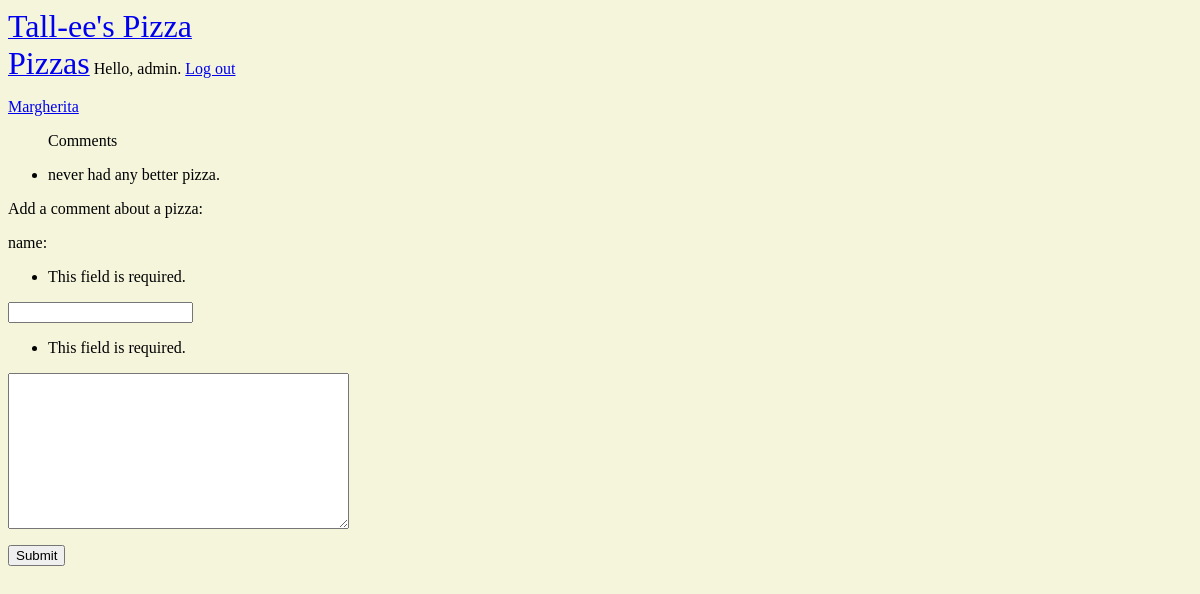
Before: /comments/5/ (signed in) with the older database file.
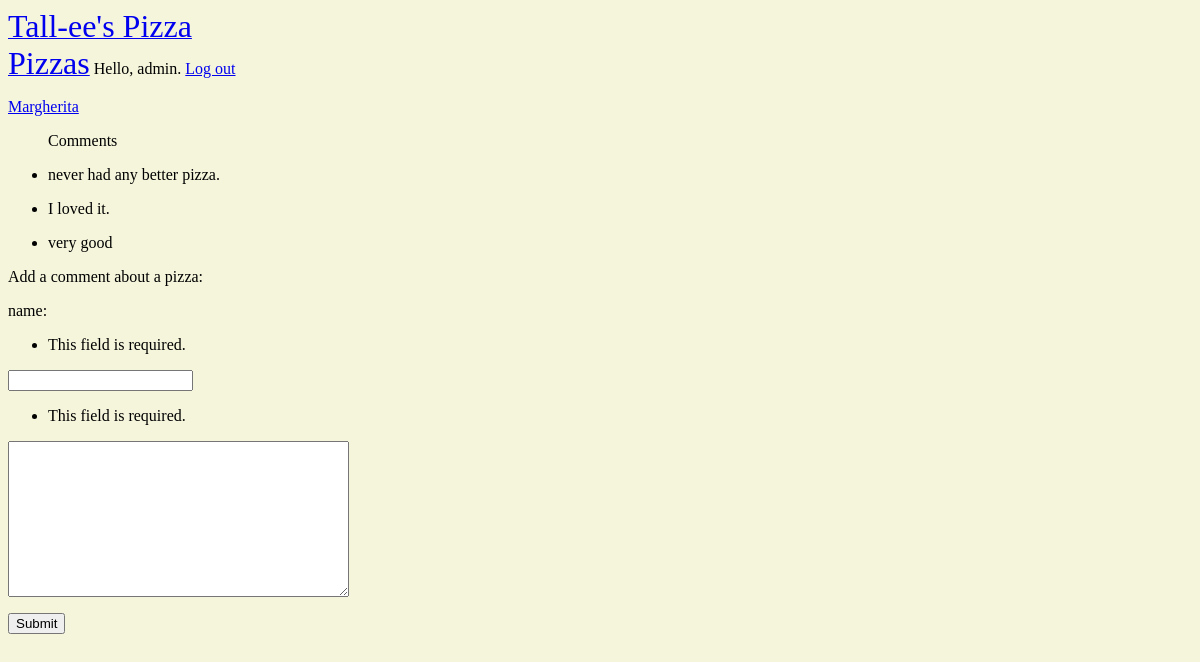
After: the same page with the newer database file.
### pizzas/models.py (models this page shows, shortened)
class Comment(models.Model):
    pizza = models.ForeignKey(Pizza, on_delete=models.CASCADE)
    name = models.CharField(max_length=100)
    text = models.TextField()
    date_added = models.DateTimeField(auto_now_add=True,blank=True)
    class Meta:
        ordering=['date_added']

### pizzas/views.py (the view)
# urls.py: path('comments/<int:pizza_id>/', views.comments, name='comments'),
@login_required
def comments(request, pizza_id):
    form=CommentForm(data=request.POST)
    comments=Pizza.objects.get(id=pizza_id)
    comments = Comment.objects.all().filter(pizza=pizza_id)
    pizza = Pizza.objects.get(id=pizza_id)
    if request.method == 'POST' and request.POST.get('btn1'):
        form= CommentForm()
        comment = request.POST.get('comment')
        Comment.objects.create(pizza_id=pizza_id,username=request.user, text=comment)
    else:
        form=CommentForm(data=request.POST)
        if form.is_valid():
            comments=form.save(commit=False)
            comments.pizza=pizza
            comments.save()
            return redirect('pizzas:index')
    context = {'pizza': pizza, 'form':form, 'comments':comments}
    return render(request, 'pizzas/comments.html', context)

### pizzas/forms.py
class CommentForm(forms.ModelForm):
    class Meta:
        model = Comment
        fields= ('name', 'text')
        labels={'name': 'name', 'text': ''}

### pizzas/models.py (called while the page is built)
    def __str__(self):
        return self.pizza_name

### pizzas/templates/pizzas/comments.html (shortened to what this page needs)
{% extends 'pizzas/base.html' %}
{% block content %}
<body bgcolor="beige"></body>
<p><a href ="{% url 'pizzas:pizza' pizza.id %}">{{ pizza }}</a></p>
<ul>
    <p>Comments</p>
        <p> {% for c in comments %}</p>
        <li>{{ c.text }}</li>
        {% endfor %}
</ul>
<p>Add a comment about a pizza:</p>
<form action=" " method="post"> {% csrf_token %}
    {{ form }}
    <input type="submit" value="Submit" />
</form>
{% endblock content %}

Changed rows visible on the page:
added Comment: text "I loved it."
added Comment: text "very good"
